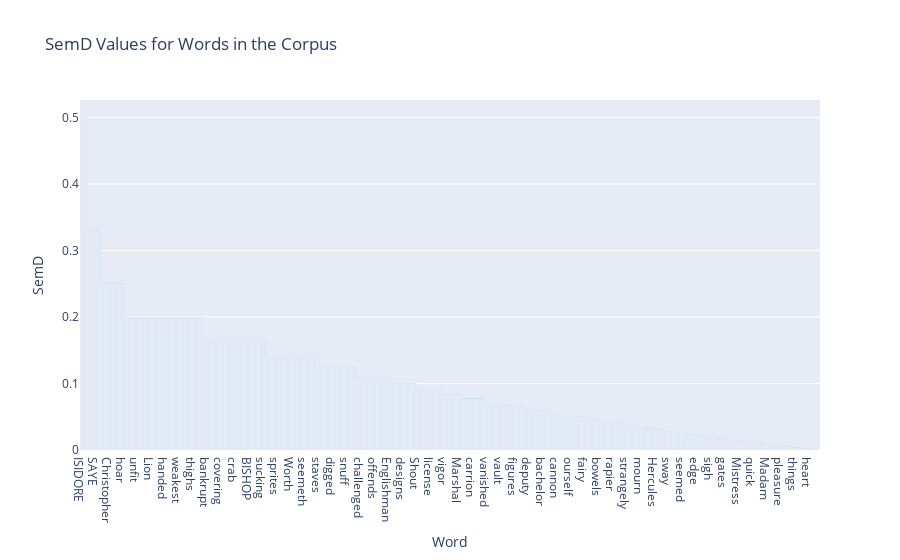

This figure's notebook cell:
### Code cell
# Plot the semD values using plotly

fig = px.bar(df, x='Word', y='SemD', title='SemD Values for Words in the Corpus')
fig.show()

### Figure 1 — Plotly figure (JSON) as saved in the notebook; plotly's stock layout.template omitted (floating-point values rounded to 4 significant figures; data arrays with more than 128 entries replaced by an {"elided": "..."} marker saying what was removed)
{"data": [{"alignmentgroup": "True", "hovertemplate": "Word=%{x}<br>SemD=%{y}<extra></extra>", "legendgroup": "", "marker": {"color": "#636efa", "pattern": {"shape": ""}}, "name": "", "offsetgroup": "", "orientation": "v", "showlegend": false, "textposition": "auto", "type": "bar", "x": {"elided": "10248 str values"}, "xaxis": "x", "y": {"elided": "10248 float values"}, "yaxis": "y"}], "layout": {"barmode": "relative", "legend": {"tracegroupgap": 0}, "title": {"text": "SemD Values for Words in the Corpus"}, "xaxis": {"anchor": "y", "domain": [0, 1], "title": {"text": "Word"}}, "yaxis": {"anchor": "x", "domain": [0, 1], "title": {"text": "SemD"}}}}
